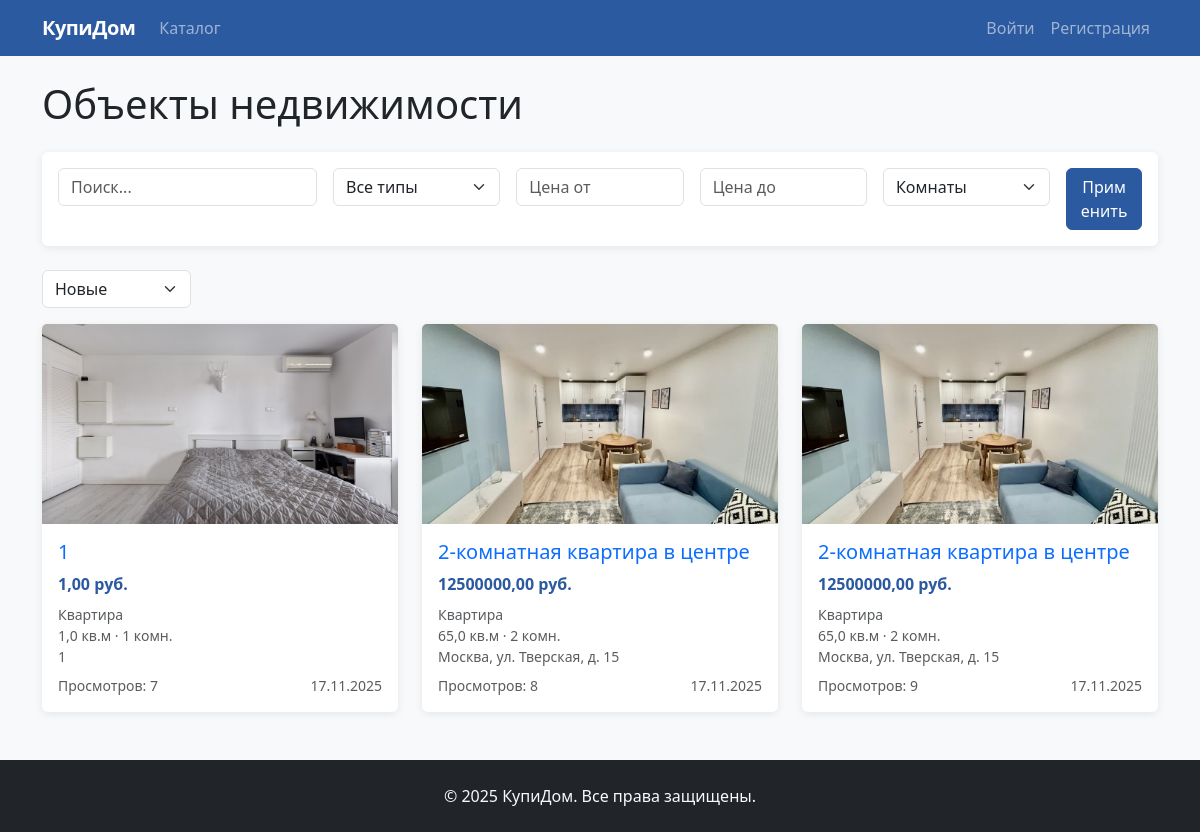
Before: /properties/ with the older database file.
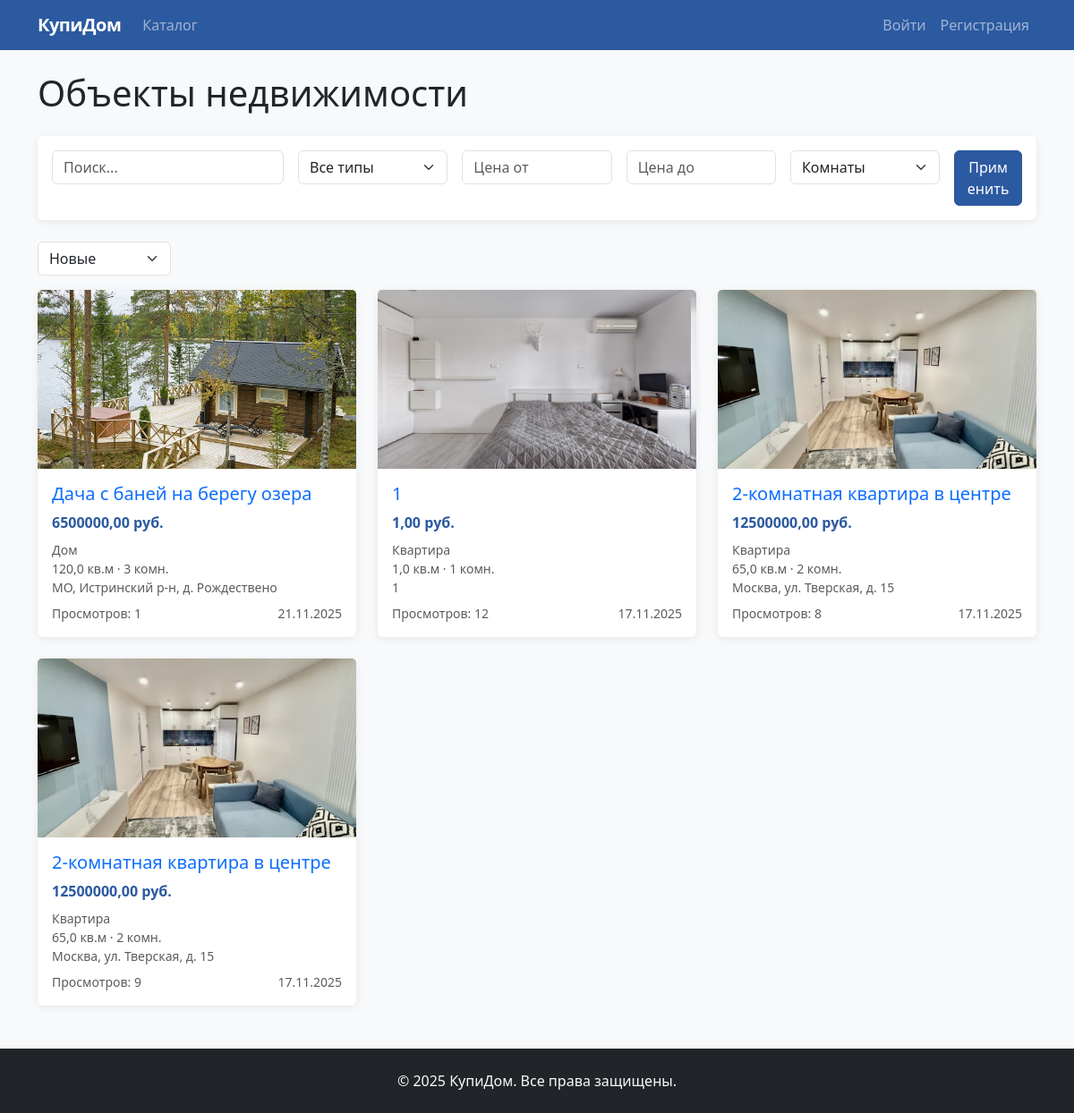
After: the same page with the newer database file.
### realty/models.py (models this page shows, shortened)
class Property(models.Model):
    STATUS_CHOICES = (
        ('active', 'Актуально'),
        ('sold', 'Продано'),
        ('hidden', 'Скрыто'),
    )
    PROPERTY_TYPES = (
        ('apartment', 'Квартира'),
        ('house', 'Дом'),
        ('land', 'Земельный участок'),
        ('commercial', 'Коммерческая недвижимость'),
    )
    title = models.CharField('Название', max_length=200)
    description = models.TextField('Описание')
    price = models.DecimalField('Цена', max_digits=12, decimal_places=2)
    property_type = models.CharField('Тип недвижимости', max_length=20, choices=PROPERTY_TYPES)
    area = models.FloatField('Площадь (кв.м)')
    rooms = models.IntegerField('Количество комнат', blank=True, null=True)
    location = models.CharField('Местоположение', max_length=300)
    created_by = models.ForeignKey(CustomUser, on_delete=models.CASCADE, related_name='properties')
    status = models.CharField('Статус', max_length=10, choices=STATUS_CHOICES, default='active')
    views = models.IntegerField('Просмотры', default=0)
    created_at = models.DateTimeField(auto_now_add=True)
    updated_at = models.DateTimeField(auto_now=True)
    class Meta:
        verbose_name = 'Объект недвижимости'
        verbose_name_plural = 'Объекты недвижимости'
        ordering = ['-created_at']

class PropertyImage(models.Model):
    property = models.ForeignKey(Property, on_delete=models.CASCADE, related_name='images')
    image = models.ImageField('Изображение', upload_to='property_images/')
    is_main = models.BooleanField('Основное изображение', default=False)

### realty/views.py (the view, shortened to what this page needs)
# urls.py: path('properties/', views.property_list, name='property_list'),
def property_list(request):
    properties = Property.objects.filter(status='active')
    property_type = request.GET.get('type')
    min_price = request.GET.get('min_price')
    max_price = request.GET.get('max_price')
    search = request.GET.get('search')
    rooms = request.GET.get('rooms')
    if property_type:
        properties = properties.filter(property_type=property_type)
    if min_price:
        properties = properties.filter(price__gte=min_price)
    if max_price:
        properties = properties.filter(price__lte=max_price)
    if search:
        properties = properties.filter(
            Q(title__icontains=search) |
            Q(description__icontains=search) |
            Q(location__icontains=search)
        )
    if rooms:
        properties = properties.filter(rooms=rooms)
    sort = request.GET.get('sort', '-created_at')
    if sort in ['price', '-price', 'created_at', '-created_at', 'views', '-views']:
        properties = properties.order_by(sort)
    paginator = Paginator(properties, 12)
    page_number = request.GET.get('page', 1)
    page_obj = paginator.get_page(page_number)
    context = {
        'page_obj': page_obj,
        'property_types': Property.PROPERTY_TYPES,
    }
    return render(request, 'realty/property_list.html', context)

### realty/templates/realty/property_list.html (shortened to what this page needs)
{% extends 'realty/base.html' %}
{% block content %}
<h1 class="mb-4">Объекты недвижимости</h1>
<form method="get" class="card mb-4">
    <div class="card-body">
        <div class="row g-3">
            <div class="col-md-3">
                <input type="text" name="search" class="form-control" placeholder="Поиск..." value="{{ request.GET.search }}">
            </div>
            <div class="col-md-2">
                <select name="type" class="form-select">
                    <option value="">Все типы</option>
                </select>
            </div>
            <div class="col-md-2">
                <input type="number" name="min_price" class="form-control" placeholder="Цена от" value="{{ request.GET.min_price }}">
            </div>
            <div class="col-md-2">
                <input type="number" name="max_price" class="form-control" placeholder="Цена до" value="{{ request.GET.max_price }}">
            </div>
            <div class="col-md-2">
                <select name="rooms" class="form-select">
                    <option value="">Комнаты</option>
                </select>
            </div>
            <div class="col-md-1">
                <button type="submit" class="btn btn-primary w-100">Применить</button>
            </div>
        </div>
    </div>
</form>
<form method="get" class="d-flex justify-content-between align-items-center mb-3">
    <div>
        <select name="sort" class="form-select" onchange="this.form.submit()" style="width: auto;">
            <option value="-created_at" {% if request.GET.sort == '-created_at' %}selected{% endif %}>Новые</option>
        </select>
    </div>
</form>
<div class="row">
    {% for property in page_obj %}
    <div class="col-md-6 col-lg-4 mb-4">
        <div class="card h-100">
            {% with main_image=property.images.first %}
                {% if main_image %}
                <img src="{{ main_image.image.url }}" class="card-img-top" alt="{{ property.title }}"
                     style="height: 200px; object-fit: cover;">
                {% else %}
                <div class="card-img-top bg-light d-flex align-items-center justify-content-center" style="height: 200px;">
                    <span class="text-muted">Нет изображения</span>
                </div>
                {% endif %}
            {% endwith %}
            <div class="card-body">
                <h5 class="card-title">
                    <a href="{% url 'property_detail' property.pk %}" class="text-decoration-none">{{ property.title }}</a>
                </h5>
                <div class="mb-2">
                    <strong class="text-primary">{{ property.price }} руб.</strong>
                </div>
                <div class="text-muted small mb-2">
                    <div>{{ property.get_property_type_display }}</div>
                    <div>{{ property.area }} кв.м · {% if property.rooms %}{{ property.rooms }} комн.{% endif %}</div>
                    <div>{{ property.location }}</div>
                </div>
                <div class="d-flex justify-content-between text-muted small">
                    <span>Просмотров: {{ property.views }}</span>
                    <span>{{ property.created_at|date:"d.m.Y" }}</span>
                </div>
            </div>
        </div>
    </div>
    {% endfor %}
</div>
{% endblock %}

Changed rows visible on the page:
added Property: images.first.image (picture), title "Дача с баней на берегу озера", price "6500000,00", property_type "Дом", area "120,0", rooms "3", location "МО, Истринский р-н, д. Рождествено", views "1", created_at "21.11.2025"
changed Property (number 2 of 4 on the later page): views "7" → "12"
